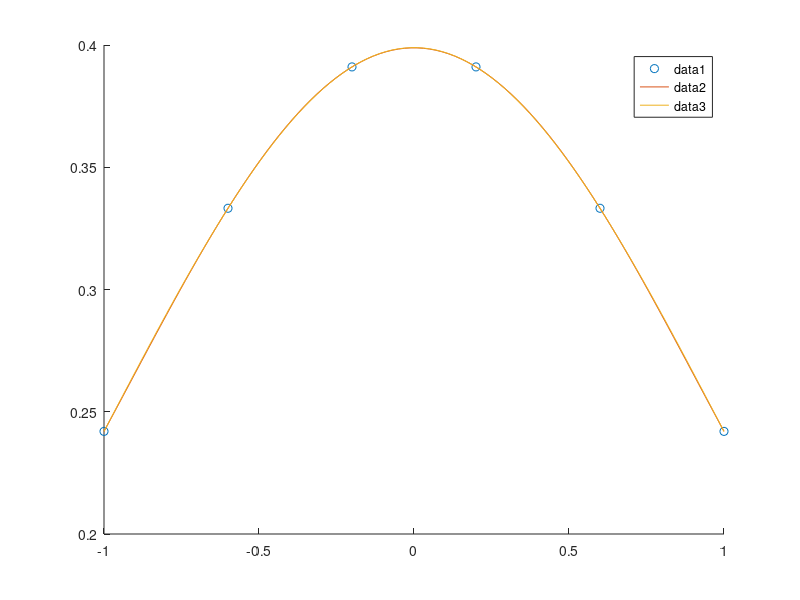

This chart was generated by the following MATLAB code:
phi = @(x) 1/sqrt(2*pi) * exp(-x^2/2);

n = 5;
x = -1:(2/n):1;
y = arrayfun(phi, x);
p = polyfit(x, y, n);

% Figure

clf;
figure(1);
hold on;
xs = linspace(-1, 1);
plot(x, y, 'o');
plot(xs, polyval(p, xs));
plot(xs, arrayfun(phi, xs));
legend;

% Integrate

P = polyint(p);
integral_value = polyval(P, 1) - polyval(P, -1)
